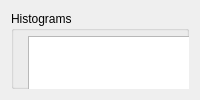
      <widget class="QWidget" name="tab">
       <attribute name="title">
        <string>Monitoring</string>
       </attribute>
       <layout class="QGridLayout" name="gridLayout_5">
        <item row="0" column="0">
         <widget class="QGroupBox" name="gbHisto">
          <property name="title">
           <string>Histograms</string>
          </property>
          <widget class="QTreeWidget" name="tvHistos">
           <property name="geometry">
            <rect>
             <x>17</x>
             <y>25</y>
             <width>641</width>
             <height>521</height>
            </rect>
           </property>
           <property name="sizePolicy">
            <sizepolicy hsizetype="Maximum" vsizetype="Maximum">
             <horstretch>0</horstretch>
             <verstretch>0</verstretch>
            </sizepolicy>
           </property>
           <attribute name="headerVisible">
            <bool>false</bool>
           </attribute>
           <column>
            <property name="text">
             <string notr="true">1</string>
            </property>
           </column>
          </widget>
          <widget class="QFrame" name="frame">
           <property name="geometry">
            <rect>
             <x>670</x>
             <y>20</y>
             <width>184</width>
             <height>332</height>
            </rect>
           </property>
           <property name="frameShape">
            <enum>QFrame::StyledPanel</enum>
           </property>
           <property name="frameShadow">
            <enum>QFrame::Raised</enum>
           </property>
           <layout class="QVBoxLayout" name="verticalLayout_2">
            <item>
             <widget class="QLineEdit" name="LEMonitoringHost">
              <property name="text">
               <string>lyoac29.in2p3.fr</string>
              </property>
             </widget>
            </item>
            <item>
             <widget class="QLabel" name="label_11">
              <property name="text">
               <string>Monitoring Host</string>
              </property>
             </widget>
            </item>
            <item>
             <widget class="QPushButton" name="PBStartMonitorProcess">
              <property name="text">
               <string>Start Monitor Process</string>
              </property>
             </widget>
            </item>
            <item>
             <widget class="QPushButton" name="PBStopMonitorProcess">
              <property name="text">
               <string>Stop Monitor Process</string>
              </property>
             </widget>
            </item>
            <item>
             <widget class="QPushButton" name="pbRefresh">
              <property name="text">
               <string>Refresh Histogram List</string>
              </property>
             </widget>
            </item>
            <item>
             <widget class="QGroupBox" name="groupBox_6">
              <property name="title">
               <string>2D Options</string>
              </property>
              <layout class="QHBoxLayout" name="horizontalLayout_7">
               <item>
                <widget class="QComboBox" name="cb2DOptions">
                 <item>
                  <property name="text">
                   <string>NONE</string>
                  </property>
                 </item>
                 <item>
                  <property name="text">
                   <string>COLZ</string>
                  </property>
                 </item>
                 <item>
                  <property name="text">
                   <string>LEGO2</string>
                  </property>
                 </item>
                 <item>
                  <property name="text">
                   <string>TEXT</string>
                  </property>
                 </item>
                </widget>
               </item>
              </layout>
             </widget>
            </item>
            <item>
             <widget class="QGroupBox" name="groupBox_7">
              <property name="title">
               <string>Efficiency</string>
              </property>
              <layout class="QGridLayout" name="gridLayout_4">
               <item row="0" column="2">
                <widget class="QSpinBox" name="sbPlane"/>
               </item>
               <item row="1" column="2">
                <widget class="QPushButton" name="pbGetEff">
                 <property name="text">
                  <string>Draw</string>
                 </property>
                </widget>
               </item>
               <item row="0" column="0">
                <widget class="QLabel" name="label_5">
                 <property name="text">
                  <string>Plane</string>
                 </property>
                </widget>
               </item>
              </layout>
             </widget>
            </item>
           </layout>
          </widget>
         </widget>
        </item>
       </layout>
      </widget>
